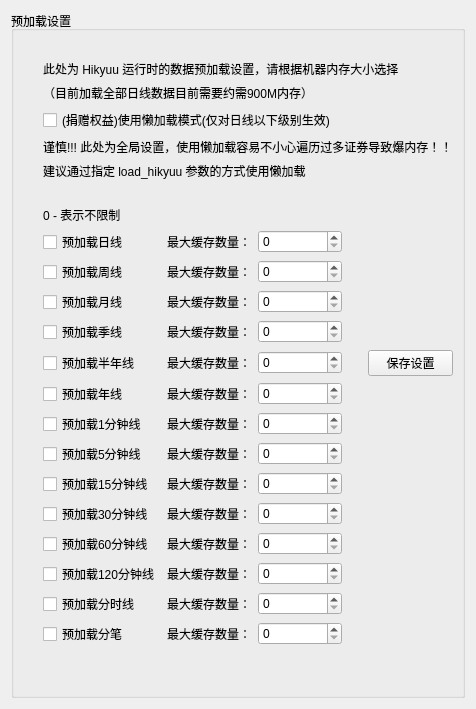
      <widget class="QWidget" name="tab_6">
       <attribute name="title">
        <string>预加载设置</string>
       </attribute>
       <layout class="QVBoxLayout" name="verticalLayout_3">
        <item>
         <widget class="QGroupBox" name="groupBox_6">
          <property name="title">
           <string>预加载设置</string>
          </property>
          <layout class="QVBoxLayout" name="verticalLayout_4">
           <item>
            <layout class="QVBoxLayout" name="verticalLayout">
             <property name="leftMargin">
              <number>20</number>
             </property>
             <property name="topMargin">
              <number>20</number>
             </property>
             <item>
              <widget class="QLabel" name="label_35">
               <property name="text">
                <string>此处为 Hikyuu 运行时的数据预加载设置，请根据机器内存大小选择</string>
               </property>
              </widget>
             </item>
             <item>
              <widget class="QLabel" name="label_36">
               <property name="text">
                <string>（目前加载全部日线数据目前需要约需900M内存）</string>
               </property>
              </widget>
             </item>
             <item>
              <widget class="QCheckBox" name="lazy_checkBox">
               <property name="text">
                <string>(捐赠权益)使用懒加载模式(仅对日线以下级别生效)</string>
               </property>
              </widget>
             </item>
             <item>
              <widget class="QLabel" name="label_57">
               <property name="text">
                <string>谨慎!!! 此处为全局设置，使用懒加载容易不小心遍历过多证券导致爆内存！！</string>
               </property>
              </widget>
             </item>
             <item>
              <widget class="QLabel" name="label_58">
               <property name="text">
                <string>建议通过指定 load_hikyuu 参数的方式使用懒加载</string>
               </property>
              </widget>
             </item>
            </layout>
           </item>
           <item>
            <spacer name="verticalSpacer_7">
             <property name="orientation">
              <enum>Qt::Vertical</enum>
             </property>
             <property name="sizeType">
              <enum>QSizePolicy::Fixed</enum>
             </property>
             <property name="sizeHint" stdset="0">
              <size>
               <width>20</width>
               <height>20</height>
              </size>
             </property>
            </spacer>
           </item>
           <item>
            <layout class="QGridLayout" name="gridLayout_6">
             <property name="leftMargin">
              <number>20</number>
             </property>
             <item row="3" column="2">
              <widget class="QSpinBox" name="preload_month_spinBox">
               <property name="maximum">
                <number>999999</number>
               </property>
              </widget>
             </item>
             <item row="11" column="2">
              <widget class="QSpinBox" name="preload_min60_spinBox">
               <property name="maximum">
                <number>999999</number>
               </property>
              </widget>
             </item>
             <item row="8" column="0">
              <widget class="QCheckBox" name="preload_min5_checkBox">
               <property name="text">
                <string>预加载5分钟线</string>
               </property>
              </widget>
             </item>
             <item row="7" column="0">
              <widget class="QCheckBox" name="preload_min1_checkBox">
               <property name="text">
                <string>预加载1分钟线</string>
               </property>
              </widget>
             </item>
             <item row="12" column="1">
              <widget class="QLabel" name="label_42">
               <property name="text">
                <string>最大缓存数量：</string>
               </property>
              </widget>
             </item>
             <item row="9" column="0">
              <widget class="QCheckBox" name="preload_min15_checkBox">
               <property name="text">
                <string>预加载15分钟线</string>
               </property>
              </widget>
             </item>
             <item row="12" column="2">
              <widget class="QSpinBox" name="preload_hour2_spinBox">
               <property name="maximum">
                <number>999999</number>
               </property>
              </widget>
             </item>
             <item row="2" column="2">
              <widget class="QSpinBox" name="preload_week_spinBox">
               <property name="maximum">
                <number>999999</number>
               </property>
              </widget>
             </item>
             <item row="2" column="1">
              <widget class="QLabel" name="label_25">
               <property name="text">
                <string>最大缓存数量：</string>
               </property>
              </widget>
             </item>
             <item row="4" column="2">
              <widget class="QSpinBox" name="preload_quarter_spinBox">
               <property name="maximum">
                <number>999999</number>
               </property>
              </widget>
             </item>
             <item row="1" column="0">
              <widget class="QCheckBox" name="preload_day_checkBox">
               <property name="text">
                <string>预加载日线</string>
               </property>
              </widget>
             </item>
             <item row="2" column="0">
              <widget class="QCheckBox" name="preload_week_checkBox">
               <property name="text">
                <string>预加载周线</string>
               </property>
              </widget>
             </item>
             <item row="1" column="2">
              <widget class="QSpinBox" name="preload_day_spinBox">
               <property name="maximum">
                <number>999999</number>
               </property>
              </widget>
             </item>
             <item row="8" column="2">
              <widget class="QSpinBox" name="preload_min5_spinBox">
               <property name="maximum">
                <number>999999</number>
               </property>
              </widget>
             </item>
             <item row="5" column="4">
              <widget class="QPushButton" name="save_pushButton">
               <property name="text">
                <string>保存设置</string>
               </property>
              </widget>
             </item>
             <item row="10" column="0">
              <widget class="QCheckBox" name="preload_min30_checkBox">
               <property name="text">
                <string>预加载30分钟线</string>
               </property>
              </widget>
             </item>
             <item row="4" column="0">
              <widget class="QCheckBox" name="preload_quarter_checkBox">
               <property name="text">
                <string>预加载季线</string>
               </property>
              </widget>
             </item>
             <item row="6" column="1">
              <widget class="QLabel" name="label_29">
               <property name="text">
                <string>最大缓存数量：</string>
               </property>
              </widget>
             </item>
             <item row="7" column="1">
              <widget class="QLabel" name="label_30">
               <property name="text">
                <string>最大缓存数量：</string>
               </property>
              </widget>
             </item>
             <item row="3" column="1">
              <widget class="QLabel" name="label_26">
               <property name="text">
                <string>最大缓存数量：</string>
               </property>
              </widget>
             </item>
             <item row="5" column="2">
              <widget class="QSpinBox" name="preload_halfyear_spinBox">
               <property name="maximum">
                <number>999999</number>
               </property>
              </widget>
             </item>
             <item row="1" column="1">
              <widget class="QLabel" name="label_24">
               <property name="text">
                <string>最大缓存数量：</string>
               </property>
              </widget>
             </item>
             <item row="6" column="2">
              <widget class="QSpinBox" name="preload_year_spinBox">
               <property name="maximum">
                <number>999999</number>
               </property>
              </widget>
             </item>
             <item row="5" column="3">
              <spacer name="horizontalSpacer_6">
               <property name="orientation">
                <enum>Qt::Horizontal</enum>
               </property>
               <property name="sizeType">
                <enum>QSizePolicy::Fixed</enum>
               </property>
               <property name="sizeHint" stdset="0">
                <size>
                 <width>20</width>
                 <height>20</height>
                </size>
               </property>
              </spacer>
             </item>
             <item row="0" column="0">
              <widget class="QLabel" name="label_59">
               <property name="text">
                <string>0 - 表示不限制</string>
               </property>
              </widget>
             </item>
             <item row="9" column="2">
              <widget class="QSpinBox" name="preload_min15_spinBox">
               <property name="maximum">
                <number>999999</number>
               </property>
              </widget>
             </item>
             <item row="8" column="1">
              <widget class="QLabel" name="label_31">
               <property name="text">
                <string>最大缓存数量：</string>
               </property>
              </widget>
             </item>
             <item row="13" column="0">
              <widget class="QCheckBox" name="preload_timeline_checkBox">
               <property name="text">
                <string>预加载分时线</string>
               </property>
              </widget>
             </item>
             <item row="11" column="0">
              <widget class="QCheckBox" name="preload_min60_checkBox">
               <property name="text">
                <string>预加载60分钟线</string>
               </property>
              </widget>
             </item>
             <item row="13" column="2">
              <widget class="QSpinBox" name="preload_timeline_spinBox">
                <property name="maximum">
                <number>999999</number>
               </property>
              </widget>
             </item>
             <item row="5" column="1">
              <widget class="QLabel" name="label_28">
               <property name="text">
                <string>最大缓存数量：</string>
               </property>
              </widget>
             </item>
             <item row="12" column="0">
              <widget class="QCheckBox" name="preload_hour2_checkBox">
               <property name="text">
                <string>预加载120分钟线</string>
               </property>
              </widget>
             </item>
             <item row="3" column="0">
              <widget class="QCheckBox" name="preload_month_checkBox">
               <property name="text">
                <string>预加载月线</string>
               </property>
              </widget>
             </item>
             <item row="9" column="1">
              <widget class="QLabel" name="label_32">
               <property name="text">
                <string>最大缓存数量：</string>
               </property>
              </widget>
             </item>
             <item row="6" column="0">
              <widget class="QCheckBox" name="preload_year_checkBox">
               <property name="text">
                <string>预加载年线</string>
               </property>
              </widget>
             </item>
             <item row="11" column="1">
              <widget class="QLabel" name="label_34">
               <property name="text">
                <string>最大缓存数量：</string>
               </property>
              </widget>
             </item>
             <item row="13" column="1">
              <widget class="QLabel" name="label_60">
               <property name="text">
                <string>最大缓存数量：</string>
               </property>
              </widget>
             </item>
             <item row="4" column="1">
              <widget class="QLabel" name="label_27">
               <property name="text">
                <string>最大缓存数量：</string>
               </property>
              </widget>
             </item>
             <item row="10" column="2">
              <widget class="QSpinBox" name="preload_min30_spinBox">
               <property name="maximum">
                <number>999999</number>
               </property>
              </widget>
             </item>
             <item row="5" column="0">
              <widget class="QCheckBox" name="preload_halfyear_checkBox">
               <property name="text">
                <string>预加载半年线</string>
               </property>
              </widget>
             </item>
             <item row="7" column="2">
              <widget class="QSpinBox" name="preload_min1_spinBox">
               <property name="maximum">
                <number>999999</number>
               </property>
              </widget>
             </item>
             <item row="10" column="1">
              <widget class="QLabel" name="label_33">
               <property name="text">
                <string>最大缓存数量：</string>
               </property>
              </widget>
             </item>
             <item row="14" column="0">
              <widget class="QCheckBox" name="preload_trans_checkBox">
               <property name="text">
                <string>预加载分笔</string>
               </property>
              </widget>
             </item>
             <item row="14" column="1">
              <widget class="QLabel" name="label_61">
               <property name="text">
                <string>最大缓存数量：</string>
               </property>
              </widget>
             </item>
             <item row="14" column="2">
              <widget class="QSpinBox" name="preload_trans_spinBox">
               <property name="maximum">
                <number>999999</number>
               </property>
              </widget>              
             </item>
            </layout>
           </item>
           <item>
            <spacer name="verticalSpacer_8">
             <property name="orientation">
              <enum>Qt::Vertical</enum>
             </property>
             <property name="sizeHint" stdset="0">
              <size>
               <width>20</width>
               <height>40</height>
              </size>
             </property>
            </spacer>
           </item>
          </layout>
         </widget>
        </item>
       </layout>
      </widget>
